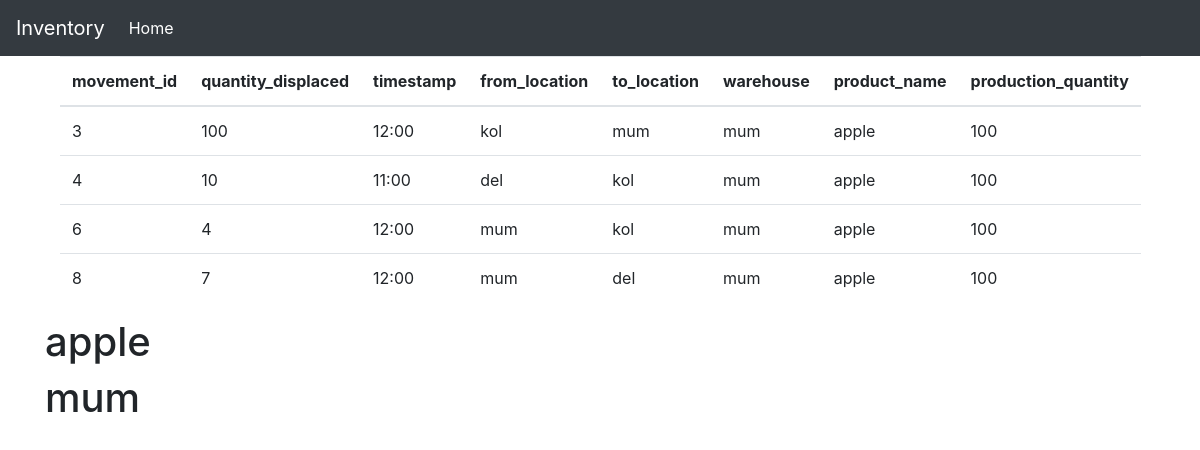
The page /report/1 on the database its author committed.
### app.py (models this page shows)
class User1(db.Model):
    id = db.Column(db.Integer,primary_key=True, autoincrement=True)
    product_name = db.Column(db.String(200))
    product_type = db.Column(db.String(200))
    quantity = db.Column(db.String(200))
    warehouse = db.Column(db.String(200))
    movements = db.relationship('Movement', backref="user2")

class Movement(db.Model):
    id = db.Column(db.Integer, primary_key=True)
    timestamp = db.Column(db.String(200))
    to_location = db.Column(db.String(200))
    from_location = db.Column(db.String(200))
    product_id = db.Column(db.Integer, db.ForeignKey('user1.id'))
    quantity = db.Column(db.Integer)

### app.py (the view)
@app.route('/report/<int:id>',methods=["GET"])
def report(id):
    abc= db.session.query(User1).filter(User1.id == id).all()
    xyz= db.session.query(User1,Movement).filter(Movement.product_id == id, User1.id == id).all()
    ghi= db.session.query(db.func.sum(Movement.quantity)/2).filter(Movement.from_location == User1.warehouse, Movement.product_id == id).scalar()
    print(ghi)
    return render_template('report.html',xyz=xyz,abc=abc)

### templates/report.html (shortened to what this page needs)
{% extends 'index.html' %}
{% block content %}
    <div class="col-lg-8">
        <table class="table">
            <thead>
                <th>movement_id</th>
                <th>quantity_displaced</th>
                <th>timestamp</th>
                <th>from_location</th>
                <th>to_location</th>
                <th>warehouse</th>
                <th>product_name</th>
                <th>production_quantity</th>
            </thead>
            <tbody>
                {% for i in xyz %}
                <tr>
                    <td>{{ i.Movement.id }}</td>
                    <td>{{ i.Movement.quantity }}</td>
                    <td>{{ i.Movement.timestamp }}</td>
                    <td>{{ i.Movement.from_location }}</td>
                    <td>{{ i.Movement.to_location }}</td>
                    <td>{{ i.User1.warehouse }}</td>
                    <td>{{ i.User1.product_name }}</td>
                    <td>{{ i.User1.quantity }}</td>
                </tr>
                {% endfor %}
            </tbody>
        </table>
    </div>
    <div>
        {% for i in abc %}
            <h1>{{ i.product_name }}</h1>
            <h1>{{ i.warehouse }}</h1>
        {% endfor %}
    </div>
</div>
{% endblock %}

### rows shown on the page
User1: Movement.id "3", Movement.quantity "100", Movement.timestamp "12:00", Movement.from_location "kol", Movement.to_location "mum", User1.warehouse "mum", User1.product_name "apple", User1.quantity "100", Movement.id "4", Movement.quantity "10", Movement.timestamp "11:00", Movement.from_location "del", Movement.to_location "kol", Movement.id "6", Movement.quantity "4", Movement.from_location "mum", Movement.id "8", Movement.quantity "7", Movement.to_location "del", product_name "apple", warehouse "mum"
